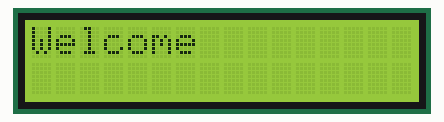
This sketch was run on a simulated Arduino Uno, built with avr-gcc and run on an emulated ATmega328P. Parts: 16×2 character LCD.

Above: at 0.1 s.
At 2.1 s:
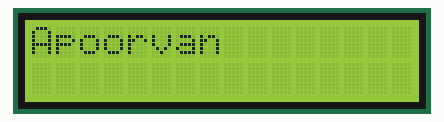

Measured:
- what the display in image 1 shows lasts 1.0 s, from 2.1 s to 3.1 s

The sketch:

humiditytemp.ino
```cpp
#include <Wire.h>
#include <LiquidCrystal_I2C.h>

// Set the LCD address to 0x27 for a 16 chars and 2 line display
LiquidCrystal_I2C lcd(0x27, 16, 2);

void setup() {
  Serial.begin(9600);

  // Initialize the LCD
  lcd.begin();

  // Turn on the backlight
  lcd.backlight();

  // Clear the LCD screen
  lcd.clear();

  // Print a welcome message
  lcd.setCursor(0, 0); // Set cursor to first row, first column
  lcd.print("Welcome");

  // Delay to display the welcome message
  delay(2000);
}

void loop() {
  // Clear the LCD screen
  lcd.clear();

  // Print "Apoorvan" on the first line
  lcd.setCursor(0, 0);
  lcd.print("Apoorvan");

  // Delay for 1 second
  delay(1000);

  // Clear the LCD screen again
  lcd.clear();

  // Print "Gaming" on the second li…
}
```
